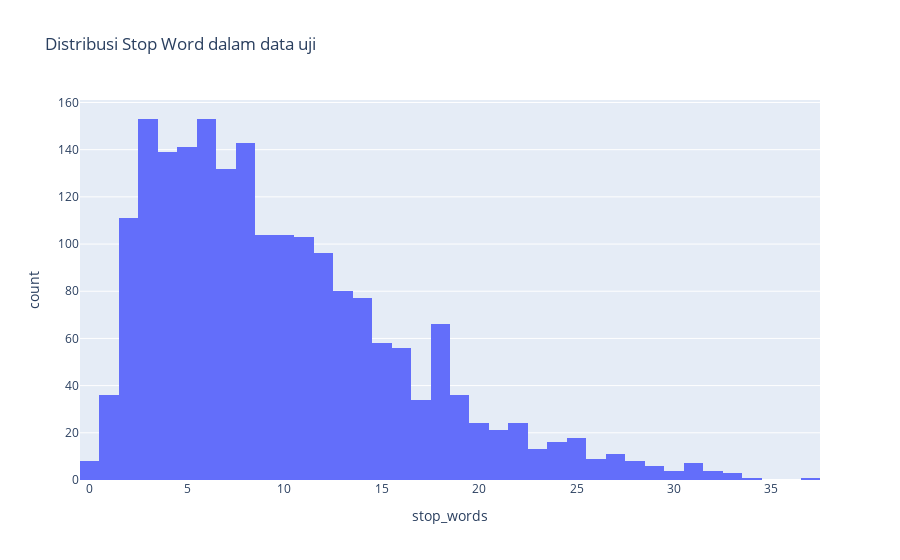

Here is the notebook cell this chart was saved with:
### Code cell
fig = px.histogram(data_test, x="stop_words", title="Distribusi Stop Word dalam data uji")
fig.show()

### Figure 1 — Plotly figure (JSON) as saved in the notebook; plotly's stock layout.template omitted (floating-point values rounded to 4 significant figures; data arrays with more than 128 entries replaced by an {"elided": "..."} marker saying what was removed)
{"data": [{"alignmentgroup": "True", "bingroup": "x", "hovertemplate": "stop_words=%{x}<br>count=%{y}<extra></extra>", "legendgroup": "", "marker": {"color": "#636efa", "pattern": {"shape": ""}}, "name": "", "offsetgroup": "", "orientation": "v", "showlegend": false, "type": "histogram", "x": {"elided": "2000 int values"}, "xaxis": "x", "yaxis": "y"}], "layout": {"barmode": "relative", "legend": {"tracegroupgap": 0}, "title": {"text": "Distribusi Stop Word dalam data uji"}, "xaxis": {"anchor": "y", "domain": [0, 1], "title": {"text": "stop_words"}}, "yaxis": {"anchor": "x", "domain": [0, 1], "title": {"text": "count"}}}}
